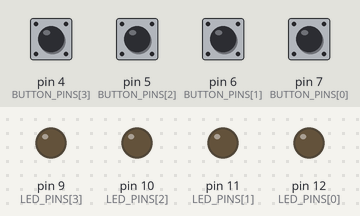
A sketch run on a simulated Arduino Uno, built with avr-gcc and run on an emulated ATmega328P. On the bench: output pins drawn as LEDs (lit = HIGH). The inputs (shaded band) are chosen by the test bench; at power-on: pin 4 (BUTTON_PINS[3]), pin 5 (BUTTON_PINS[2]), pin 6 (BUTTON_PINS[1]), pin 7 (BUTTON_PINS[0]) HIGH.

Above: at 1.2 s.
1.3 s: pin 4 (BUTTON_PINS[3]) pulled LOW for 0.15 s
At 2.5 s:
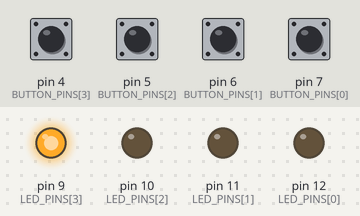
2.9 s: pin 5 (BUTTON_PINS[2]) pulled LOW for 0.15 s
At 4.0 s:
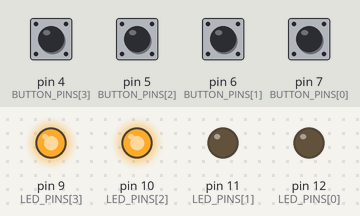
4.5 s: pin 6 (BUTTON_PINS[1]) pulled LOW for 0.15 s
At 5.2 s:
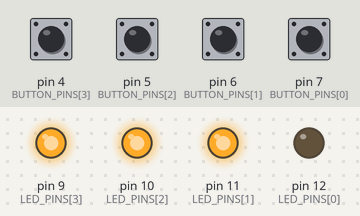
6.1 s: pin 7 (BUTTON_PINS[0]) pulled LOW for 0.15 s
At 6.4 s:
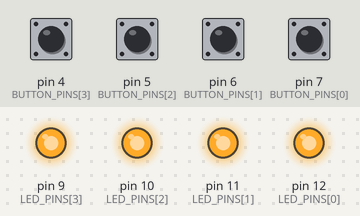
Timing chart, 0 to 8.7 s (numbered marks = the images above; inputs shaded):
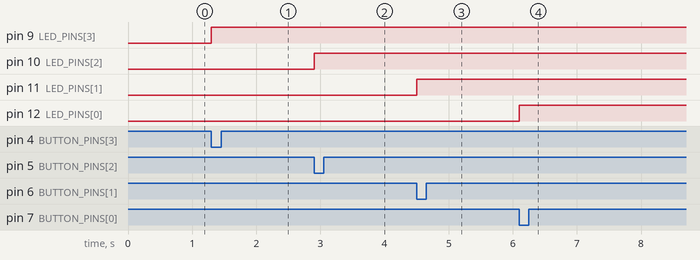

Measured:
- after the input at 1.3 s, pin 9 (LED_PINS[3]): LOW → HIGH at once
- after the input at 2.9 s, pin 10 (LED_PINS[2]): LOW → HIGH at once
- after the input at 4.5 s, pin 11 (LED_PINS[1]): LOW → HIGH at once
- after the input at 6.1 s, pin 12 (LED_PINS[0]): LOW → HIGH at once

The sketch:

arduino-exercise3.ino
```cpp
int BUTTON_PINS[4] = {7,6,5,4};
int LED_VALUES[4] = {0,0,0,0};
int LED_PINS[4] = {12,11,10,9};

void setup() {
  for (int i=0; i<4; i++) {
    pinMode(BUTTON_PINS[i], INPUT_PULLUP);
    pinMode(LED_PINS[i], OUTPUT);
  }
}


void loop() {
  for (int i=0; i<4; i++) {
    if (digitalRead(BUTTON_PINS[i])==0) LED_VALUES[i]=1;
  }
  setLedValues();
  delay(100);
}


void setLedValues() {
  for (int i=0; i<4; i++) {
    if (LED_VALUES[i]==1) digitalWrite(LED_PINS[i], HIGH);
  }
}
```

arduino-getvalue.ino
```cpp
String getValue(String data, char separator, int index) {
  int found = 0;
  int strIndex[] = {0, -1};
  int maxIndex = data.length()-1;

  for(int i=0; i<=maxIndex && found<=index; i++){
    if(data.charAt(i)==separator || i==maxIndex){
        found++;
        strIndex[0] = strIndex[1]+1;
        strIndex[1] = (i == maxIndex) ? i+1 : i;
    }
  }

  return found>index ? data.substring(strIndex[0], strIndex[1]) : "";
}

//source: https://stackoverflow.com/a/29673158/10974490

/* example usage:
  String demo = "red,green,blue"; // note the absence of spaces
  getValue(demo, ',', 0) // will return red
  getValue(demo, ',', 2) // will return blue
*/
```
